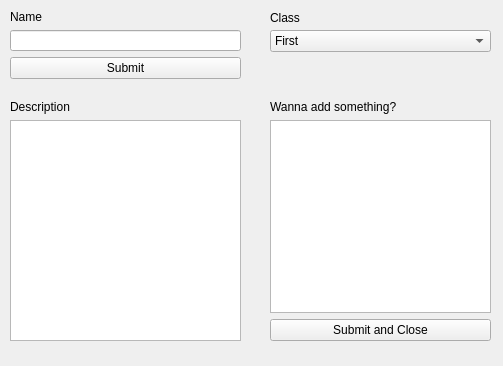
<?xml version="1.0" encoding="UTF-8"?>
<ui version="4.0">
 <class>Form</class>
 <widget class="QWidget" name="Form">
  <property name="geometry">
   <rect>
    <x>0</x>
    <y>0</y>
    <width>503</width>
    <height>366</height>
   </rect>
  </property>
  <property name="windowTitle">
   <string>Form</string>
  </property>
  <widget class="QComboBox" name="selections">
   <property name="geometry">
    <rect>
     <x>270</x>
     <y>30</y>
     <width>221</width>
     <height>22</height>
    </rect>
   </property>
   <item>
    <property name="text">
     <string>First</string>
    </property>
   </item>
   <item>
    <property name="text">
     <string>Second</string>
    </property>
   </item>
   <item>
    <property name="text">
     <string>Third</string>
    </property>
   </item>
   <item>
    <property name="text">
     <string>Forth</string>
    </property>
   </item>
   <item>
    <property name="text">
     <string>Fifth</string>
    </property>
   </item>
  </widget>
  <widget class="QLabel" name="label_selections">
   <property name="geometry">
    <rect>
     <x>270</x>
     <y>10</y>
     <width>61</width>
     <height>16</height>
    </rect>
   </property>
   <property name="text">
    <string>Class</string>
   </property>
  </widget>
  <widget class="QWidget" name="layoutWidget">
   <property name="geometry">
    <rect>
     <x>10</x>
     <y>10</y>
     <width>231</width>
     <height>69</height>
    </rect>
   </property>
   <layout class="QVBoxLayout" name="verticalLayout">
    <item>
     <widget class="QLabel" name="label_name">
      <property name="text">
       <string>Name</string>
      </property>
     </widget>
    </item>
    <item>
     <widget class="QLineEdit" name="lineedit_name"/>
    </item>
    <item>
     <widget class="QPushButton" name="button_name">
      <property name="text">
       <string>Submit</string>
      </property>
     </widget>
    </item>
   </layout>
  </widget>
  <widget class="QWidget" name="layoutWidget">
   <property name="geometry">
    <rect>
     <x>10</x>
     <y>100</y>
     <width>231</width>
     <height>241</height>
    </rect>
   </property>
   <layout class="QVBoxLayout" name="verticalLayout_2">
    <item>
     <widget class="QLabel" name="label_description">
      <property name="text">
       <string>Description</string>
      </property>
     </widget>
    </item>
    <item>
     <widget class="QTextBrowser" name="textbrowser_description"/>
    </item>
   </layout>
  </widget>
  <widget class="QWidget" name="layoutWidget">
   <property name="geometry">
    <rect>
     <x>270</x>
     <y>100</y>
     <width>221</width>
     <height>241</height>
    </rect>
   </property>
   <layout class="QVBoxLayout" name="verticalLayout_3">
    <item>
     <widget class="QLabel" name="question">
      <property name="text">
       <string>Wanna add something?</string>
      </property>
     </widget>
    </item>
    <item>
     <widget class="QPlainTextEdit" name="plaintextedit_question"/>
    </item>
    <item>
     <widget class="QPushButton" name="button_question">
      <property name="text">
       <string>Submit and Close</string>
      </property>
     </widget>
    </item>
   </layout>
  </widget>
 </widget>
 <resources/>
 <connections/>
</ui>
